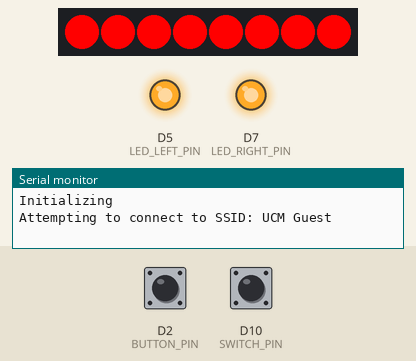
A sketch run on a simulated Arduino Uno R4 WiFi. Parts: 8 RGB LEDs in strip order, left to right, output pins drawn as LEDs (lit = HIGH), the last lines printed to the serial monitor. The inputs (shaded band) are chosen by the test bench; at power-on: D10 (SWITCH_PIN) HIGH, D2 (BUTTON_PIN) LOW. WiFi joins after 1.5 s; servers stay silent unless stated; network time is answered at once with the bench clock; the local clock reads 2024-03-15 10:24:30 at power-on unless the sketch sets it; storage starts empty. At 16.6 s the program restarts the board; the recording ends there.

Above: at 0.1 s.
At 11.6 s:
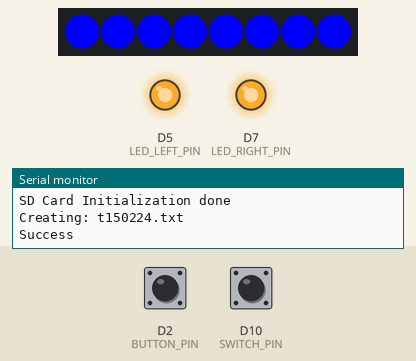
At 16.3 s:
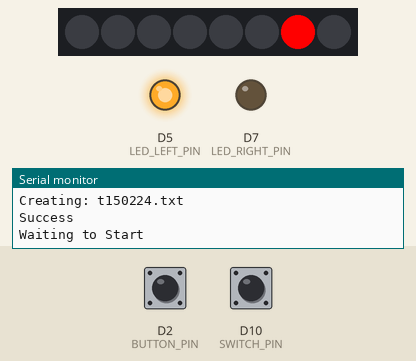
16.4 s: D10 (SWITCH_PIN) pulled LOW for 0.15 s
Timing chart, 0 to 16.6 s (numbered marks = the images above; inputs shaded):
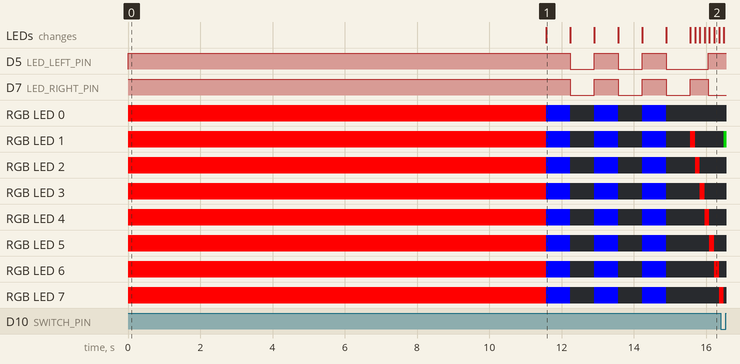

The sketch:

ROB_testing_v01.ino
```cpp
#include <FastLED.h>           // Include FastLED library
#include <SD.h>                // Include the SD library
#include <SPI.h>                // Include SPI library

// Include the RTC library
#include "RTC.h"

//Include the NTP library
#include <NTPClient.h>

#include <WiFiS3.h>

#include <WiFiUdp.h>
#include "arduino_secrets.h"


#define BUTTON_PIN 2  // data pin for the button press
#define LED_LEFT_PIN 5  // Left Eye LED
#define DATA_PIN 6    // Data pin for LED strip control
#define LED_RIGHT_PIN 7 // Right Eye LED
#define SWITCH_PIN 10 //switch input

#define NUM_LEDS 8    // Number of LEDs in the chain

File myFile;
String filename; // global instance of filename

///////please enter your sensitive data in the Secret tab/arduino_secrets.h
char ssid[] = SECRET_SSID;        // your network SSID (name)
char pass[] = SECRET_PASS;    // your network password (use for WPA, or use as key for WEP)

int wifiStatus = WL_IDLE_STATUS;
WiFiUDP Udp; // A UDP instance to let us send and receive packets over UDP
NTPClient timeClient(Udp);


unsigned long previousMillis_led = 0;
unsigned long interval_led = 1000;  // interval at which to blink (milliseconds)
int ledState = LOW;
int blink = LOW;
unsigned int blink_counter = 5;
int blink_rate = 13;
unsigned int wink_counter = 1;
int wink_rate = 26;


CRGB leds[NUM_LEDS];  // Array to hold LED color data for the led strip

unsigned long previousMillis_bln = 0;  // will store last time LED was updated
unsigned long interval_bln = 2000 / 15;

int l_delay = 2000 / 15; // the delay between the lights in the led strip
int loopCount = 0; // counts the number of times the loops
int count_count = 0; // variable that loops over the elements in the array myVals
bool dir = true;
int dot = 0;

unsigned long lastDebounceTime = 0;
unsigned long debounceDelay = 20;
int buttonState;
int lastButtonState = HIGH;

// array that contains the actual vals used for the test.
//const int myVals[] = {22, 44, 89, 149, 209, 239, 389, 419, 449, 509, 599, 899, 921, 943, 988, 1048, 1108, 1138, 1288, 1318, 1348, 1408, 1498, 1798}; // the number of loops before interuption
const int myVals[] = {3, 6, 10, 15, 25}; // the number of loops before integration for an example
int myValsLen = sizeof(myVals) / sizeof(myVals[0]); // gets the number of elements in myVals

unsigned long deltaMillis_pre = 0;
unsigned long deltaMillis_cur = 0;


RTCTime currentTime;

bool start = false;

void setup(){
  pinMode(LED_RIGHT_PIN, OUTPUT);  // setting the led as an output
  pinMode(LED_LEFT_PIN, OUTPUT);
  pinMode(BUTTON_PIN, INPUT);  // setting up the button
  pinMode(SWITCH_PIN, INPUT_PULLUP);

  digitalWrite(LED_RIGHT_PIN,HIGH);
  digitalWrite(LED_LEFT_PIN,HIGH);

  FastLED.addLeds<NEOPIXEL, DATA_PIN>(leds, NUM_LEDS);  // Initialize LEDs
  fill_solid(leds, NUM_LEDS, CRGB::Red);
  FastLED.show();


  Serial.begin(57600);
  while (!Serial);
  Serial.println("Initializing");
  connectToWiFi();
  RTC.begin();
  Serial.println("\nStarting connection to server...");
  timeClient.begin();
  timeClient.update();

  syncRTC_wifi();

  // Retrieve the date and time from the RTC and print them

  RTC.getTime(currentTime);
  Serial.println("The RTC was just set to: " + String(currentTime));

  // setting up the sd card initialization
  if (!SD.begin(4)) {
    Serial.println("SD Card Initialization Failed");
    while(1);
  }
  Serial.println("SD Card Initialization done");

  // Print time (HH/MM/SS)
  RTC.getTime(currentTime);
  int d = currentTime.getDayOfMonth();
  int h = currentTime.getHour();
  int m = currentTime.getMinutes();
  int s = currentTime.getSeconds();
  char linee[8];
  sprintf(linee, "t%02i%02i%02i",d,h,m);


  filename = String(linee) + ".txt";
  Serial.println("Creating: " + filename);
  myFile = SD.open(filename, FILE_WRITE);
  if (myFile){
    Serial.println("Success");
    myFile.println("Experiment Logger");
    myFile.println(String(currentTime));
    myFile.println("-------------------");
    myFile.close();
  } else {
    Serial.println("Didn't Work");
  }


  RTCTime alarmTime;
  alarmTime.setSecond(0);

  // Make sure to only match on the seconds in this example - not on any other parts of the date/time
  AlarmMatch matchTime;
  matchTime.addMatchSecond();

  //sets the alarm callback
  RTC.setAlarmCallback(alarmCallback, alarmTime, matchTime);

  startup_anim();
  count_count = 0;
  loopCount = 0;
  dot = 0;
  Serial.println("Waiting to Start");

  while(!start){


    unsigned long currentMillis = millis();
    waiting_anim(currentMillis);

    int switch_test = digitalRead(SWITCH_PIN);

    if (switch_test==LOW){

      delay(80);
      log_SD("Starting Experiment");
      count_count = 0;
      loopCount = 0;
      dot = 0;
      dir = true;
      start = true;
    }
  }

}

void loop(){
  // setting up the constant blinking led
  unsigned long currentMillis = millis();

  blinking(currentMillis);

  if (digitalRead(SWITCH_PIN) == HIGH) {  // if button is pressed
     NVIC_SystemReset(); // hard reset of the system
  }

  int newbutton = digitalRead(BUTTON_PIN);
  if (newbutton != lastButtonState) {
    lastDebounceTime = millis();
  }
  if ((millis()-lastDebounceTime) > debounceDelay){
    if (newbutton !=buttonState) {
      buttonState = newbutton;
      if (buttonState == LOW){
        log_SD("Sync");
      }
    }
  }
  lastButtonState = newbutton;


  // iterates over the lights in the led strip
  if (currentMillis - previousMillis_bln >= interval_bln) {
    previousMillis_bln = currentMillis;


    if (dir==true){ //move right to left
      dot = dot+1;
      if (dot==NUM_LEDS-1){
        if (loopCount == myVals[count_count])
        {
          dot = 0; //reset back to 0, so we continue moving right to left
          count_count = count_count + 1; //increment which test we're on
          if (count_count == myValsLen){ // Reset count_count and loopCount to keep going indef
            count_count = 0;
            loopCount = 0;
            log_SD("Reset");
          }
          log_SD("Skip");

        } else {
        dir = false;
        }
      }
    } else { //move left to right
      dot = dot-1;
      if (dot==0){
        dir = true;
        loopCount = loopCount + 1; // completed a loop
        log_SD("Loop");
      }
    }
    fill_solid(leds, NUM_LEDS, CRGB::Black);
    leds[dot] = CRGB::Green;  // Set the current LED to green
    FastLED.show();
  }
}

void alarmCallback(){
  deltaMillis_pre = millis();
}
```

arduino_secrets.h
```cpp
#define SECRET_SSID "UCM Guest"
#define SECRET_PASS ""
```

helper_funcs.ino
```cpp
void printWifiStatus() {
  // print the SSID of the network you're attached to:
  Serial.print("SSID: ");
  Serial.println(WiFi.SSID());

  // print your board's IP address:
  IPAddress ip = WiFi.localIP();
  Serial.print("IP Address: ");
  Serial.println(ip);

  // print the received signal strength:
  long rssi = WiFi.RSSI();
  Serial.print("signal strength (RSSI):");
  Serial.print(rssi);
  Serial.println(" dBm");
}

void connectToWiFi(){
  // check for the WiFi module:
  if (WiFi.status() == WL_NO_MODULE) {
    Serial.println("Communication with WiFi module failed!");
    // don't continue
    while (true);
  }

  String fv = WiFi.firmwareVersion();
  if (fv < WIFI_FIRMWARE_LATEST_VERSION) {
    Serial.println("Please upgrade the firmware");
  }

  // attempt to connect to WiFi network:
  while (wifiStatus != WL_CONNECTED) {
    Serial.print("Attempting to connect to SSID: ");
    Serial.println(ssid);
    // Connect to WPA/WPA2 network. Change this line if using open or WEP network:
    wifiStatus = WiFi.begin(ssid);

    // wait 10 seconds for connection:
    delay(10000);
  }

  Serial.println("Connected to WiFi");
  printWifiStatus();
}

void syncRTC_wifi(){
  // Get the current date and time from an NTP server
  unsigned long timeZoneOffsetHours = -8;
  unsigned long unixTime = timeClient.getEpochTime()+timeZoneOffsetHours*3600;
  RTCTime timeToSet = RTCTime(unixTime);
  RTC.setTime(timeToSet);
}

void waiting_anim(unsigned long currentMillis){
  unsigned long interval_waiting_blink = 500;
  if (currentMillis - previousMillis_led >= interval_waiting_blink) {
    // save the last time you blinked the LED
    previousMillis_led = currentMillis;

    // if the LED is off turn it on and vice-versa:
    if (ledState == LOW) {
      ledState = HIGH;
    }
    else {
      ledState = LOW;
    }
    // set the LED with the ledState of the variable:
    digitalWrite(LED_RIGHT_PIN, ledState);
    digitalWrite(LED_LEFT_PIN,!ledState);
  }
  if (currentMillis - previousMillis_bln >= interval_bln) {
    previousMillis_bln = currentMillis;

    if (dir==true){ //move right to left
      dot = dot+1;
      if (dot==NUM_LEDS-1){
        if (loopCount == 3) {
          dot = 0; //reset back to 0, so we continue moving right to left
          loopCount = 0;
          Serial.println("Waiting to Start");
        } else {
          dir = false;
        }
      }
    } else { //move left to right
      dot = dot-1;
      if (dot==0){
        dir = true;
        loopCount = loopCount + 1; // completed a loop
      }
    }
    fill_solid(leds, NUM_LEDS, CRGB::Black);
    leds[dot] = CRGB::Red;  // Set the current LED to green
    FastLED.show();
  }
}

void blinking(unsigned long currentMillis){
  if (currentMillis - previousMillis_led >= interval_led) {
    // save the last time you blinked the LED
    previousMillis_led = currentMillis;

    // if the LED is off turn it on and vice-versa:
    if (ledState == LOW) {
      ledState = HIGH;
      interval_led = 4000;
      if (blink_counter % blink_rate == 0 ||
          blink_counter % blink_rate == 1 ||
          blink_counter % blink_rate == 2){
        interval_led = 80;
      }
    }
    else {
      ledState = LOW;
      interval_led = 200;
      if (blink_counter % blink_rate == 0 ||
          blink_counter % blink_rate == 1 ||
          blink_counter % blink_rate == 2){
        interval_led = 80;
      }

      blink_counter++;
    }

    // set the LED with the ledState of the variable:
    digitalWrite(LED_RIGHT_PIN, ledState);
    if (wink_counter % wink_rate != 0){
      digitalWrite(LED_LEFT_PIN, ledState);

    }
    wink_counter++;
  }
}

void log_SD(String message){ // function to write within the sd card and the serial port
  RTC.getTime(currentTime);
  unsigned long currentMillis = millis();
  int h = currentTime.getHour();
  int m = currentTime.getMinutes();
  int s = currentTime.getSeconds();
  deltaMillis_cur = (currentMillis-deltaMillis_pre) % 1000;
  char linee[13];
  sprintf(linee, "%02i:%02i:%02i.%03i",h,m,s,deltaMillis_cur);

  myFile = SD.open(filename, FILE_WRITE);
  if (myFile) {
    Serial.println(String(linee) + " -- " + message);
    myFile.println(String(linee) + " -- " + message);
    myFile.close();
  }
}

void startup_anim(){
  // setting up the initial animation
  for (int a=0; a<3; a++) { // led strip will flash 3 times before starting the test
    fill_solid(leds, NUM_LEDS, CRGB::Blue); // flashing blue
    FastLED.show();
    digitalWrite(LED_RIGHT_PIN, HIGH);
    digitalWrite(LED_LEFT_PIN,HIGH);
    delay(interval_bln*5);

    fill_solid(leds, NUM_LEDS, CRGB::Black); // turning off the strip
    FastLED.show();
    digitalWrite(LED_RIGHT_PIN,LOW);
    digitalWrite(LED_LEFT_PIN,LOW);
    delay(interval_bln*5);
  }
}
```

Measured:
- what the display in image 1 shows lasts 0.6 s, from 11.6 s to 12.2 s
